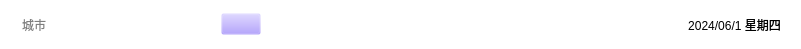
   <widget class="QWidget" name="widget_4" native="true">
    <property name="geometry">
     <rect>
      <x>0</x>
      <y>0</y>
      <width>801</width>
      <height>49</height>
     </rect>
    </property>
    <property name="styleSheet">
     <string notr="true">background-color: rgba(0, 170, 255,0);</string>
    </property>
    <layout class="QHBoxLayout" name="horizontalLayout_4">
     <property name="leftMargin">
      <number>15</number>
     </property>
     <property name="rightMargin">
      <number>20</number>
     </property>
     <item>
      <widget class="QLineEdit" name="leCity">
       <property name="minimumSize">
        <size>
         <width>200</width>
         <height>0</height>
        </size>
       </property>
       <property name="maximumSize">
        <size>
         <width>200</width>
         <height>16777215</height>
        </size>
       </property>
       <property name="styleSheet">
        <string notr="true">font: 14pt &quot;Microsoft YaHei UI&quot;;
background-color: rgb(255, 255, 255);
border-radius: 4px;
padding: 1px 5px</string>
       </property>
       <property name="placeholderText">
        <string>城市</string>
       </property>
      </widget>
     </item>
     <item>
      <widget class="QPushButton" name="btnSearch">
       <property name="styleSheet">
        <string notr="true">background-color: rgba(157, 133, 255,0);</string>
       </property>
       <property name="text">
        <string/>
       </property>
       <property name="icon">
        <iconset resource="image.qrc">
         <normaloff>:/res/search.png</normaloff>:/res/search.png</iconset>
       </property>
      </widget>
     </item>
     <item>
      <spacer name="horizontalSpacer_3">
       <property name="orientation">
        <enum>Qt::Horizontal</enum>
       </property>
       <property name="sizeHint" stdset="0">
        <size>
         <width>309</width>
         <height>20</height>
        </size>
       </property>
      </spacer>
     </item>
     <item>
      <widget class="QLabel" name="lblDate">
       <property name="styleSheet">
        <string notr="true">font: 20pt &quot;Arial&quot;;
background-color: rgba(255, 255, 255,0);
color: rgb(0, 0, 0);</string>
       </property>
       <property name="text">
        <string>2024/06/1 星期四</string>
       </property>
       <property name="alignment">
        <set>Qt::AlignCenter</set>
       </property>
      </widget>
     </item>
    </layout>
   </widget>
